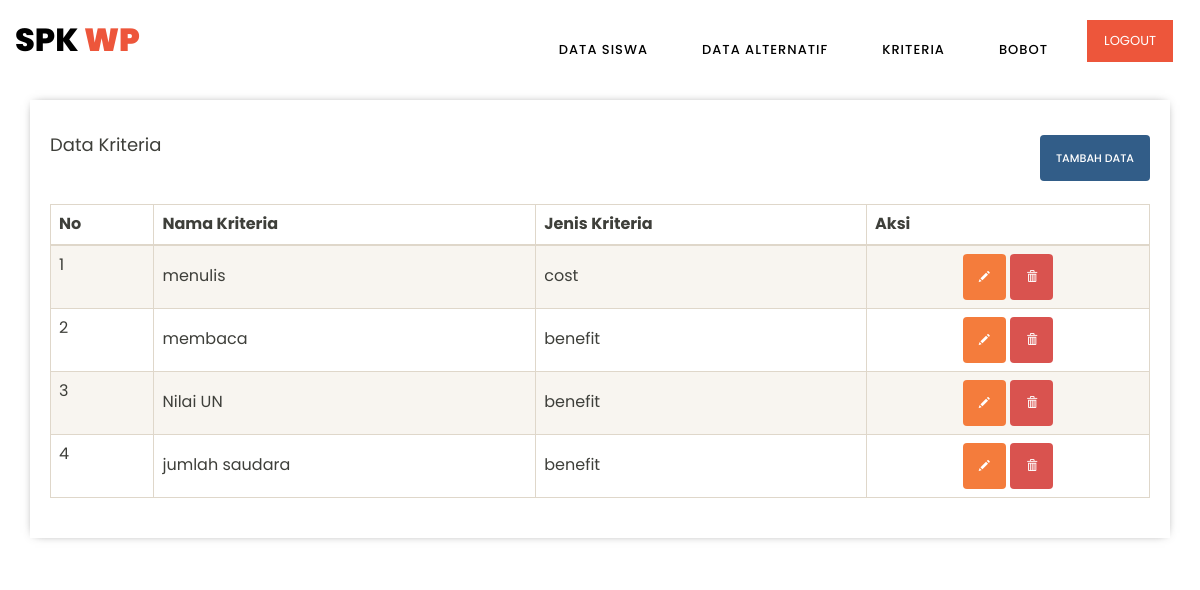
Page /admin/kriteria.php (signed in) on the committed database.
### tables this page shows
CREATE TABLE `wp_kriteria` (
  `id_kriteria` int(11) NOT NULL,
  `nama_kriteria` varchar(255) NOT NULL,
  `tipe_kriteria` varchar(10) NOT NULL
);

### admin/includes/kriteria.inc.php (called while the page is built, shortened)
<?php
class Kriteria{
	private $conn;
	private $table_name = "wp_kriteria";
	public function __construct($db){
		$this->conn = $db;
	}
	function readAll(){
		$query = "SELECT * FROM ".$this->table_name." ORDER BY id_kriteria ASC";
		$stmt = $this->conn->prepare( $query );
		$stmt->execute();
		return $stmt;
	}
	function countAll(){
		$query = "SELECT * FROM ".$this->table_name." ORDER BY id_kriteria ASC";
		$stmt = $this->conn->prepare( $query );
		$stmt->execute();
		return $stmt->rowCount();
	}
}
?>

### admin/kriteria.php (the view, shortened to what this page needs)
<?php
include_once 'header.php';
include_once 'includes/kriteria.inc.php';
$pro = new Kriteria($db);
$stmt = $pro->readAll();
            ?>
    <div class="main-content">
<form method="post">
	<div class="row" style="margin-top: 15px;">
		<div class="col-md-6 text-left">
			<h4>Data Kriteria</h4>
		</div>
		<div class="col-md-6 text-right">
			<button type="button" onclick="location.href='kriteria-baru.php'" class="btn btn-primary">Tambah Data</button>
		</div>
	</div>
	<br/>
	<table  class="table table-striped table-bordered" id="tabeldata">
        <thead>
            <tr>
                <th>No</th>
                <th>Nama Kriteria</th>
                <th>Jenis Kriteria</th>
                <th >Aksi</th>
            </tr>
        </thead>
        <tbody>
<?php
$no=1;
while ($row = $stmt->fetch(PDO::FETCH_ASSOC)){
?>
            <tr>
                <td><?= $no; ?></td>
                <td style="vertical-align:middle;"><?php echo $row['nama_kriteria'] ?></td>
                <td style="vertical-align:middle;"><?php echo $row['tipe_kriteria'] ?></td>
                <td style="text-align:center;vertical-align:middle;">
					<a href="kriteria-ubah.php?id=<?php echo $row['id_kriteria'] ?>" class="btn btn-warning"><span class="glyphicon glyphicon-pencil" aria-hidden="true"></span></a>
					<a href="kriteria-hapus.php?id=<?php echo $row['id_kriteria'] ?>" onclick="return confirm('Yakin ingin menghapus data')" class="btn btn-danger"><span class="glyphicon glyphicon-trash" aria-hidden="true"></span></a>
			    </td>
            </tr>
            <?php $no++; ?>
<?php
}
?>
        </tbody>
    </table>
</form>
</div>

### assets/css/style.css (style rules this page uses)
html, body, div, span, applet, object, iframe, h1, h2, h3, h4, h5, h6, p, blockquote, div pre, a, abbr, acronym, address, big, cite, code, del, dfn, em, font, img, ins, kbd, q, s, samp, small, strike, strong, sub, sup, tt, var, b, u, i, center, dl, dt, dd, ol, ul, li, figure, header, nav, section, article, aside, footer, figcaption { margin: 0; padding: 0; border: 0; outline: 0; }
* { box-sizing: border-box; }
html, body { font-family: "Poppins", sans-serif; font-weight: 400; background-color: #fff; font-size: 16px; -ms-text-size-adjust: 100%; -webkit-font-smoothing: antialiased; -moz-osx-font-smoothing: grayscale; }
a { text-decoration: none !important; }
h1, h2, h3, h4, h5, h6 { margin-top: 0px; margin-bottom: 0px; }
html, body { background: #fff; font-family: "Poppins", sans-serif; }

### admin/kriteria.php (style rules this page uses)
.main-content { margin-top: 100px; padding: 20px; margin-bottom: 25px; box-shadow: 0px 0px 10px -5px rgba(0,0,0,0.7); }

### rows in the picture
wp_kriteria: nama_kriteria "menulis", tipe_kriteria "cost"
wp_kriteria: nama_kriteria "membaca", tipe_kriteria "benefit"
wp_kriteria: nama_kriteria "Nilai UN", tipe_kriteria "benefit"
wp_kriteria: nama_kriteria "jumlah saudara", tipe_kriteria "benefit"
